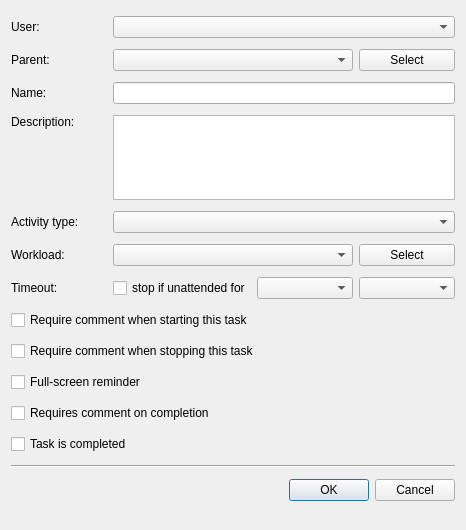
<?xml version="1.0" encoding="UTF-8"?>
<ui version="4.0">
 <class>tt3::gui::CreatePrivateTaskDialog</class>
 <widget class="QDialog" name="tt3::gui::CreatePrivateTaskDialog">
  <property name="geometry">
   <rect>
    <x>0</x>
    <y>0</y>
    <width>466</width>
    <height>530</height>
   </rect>
  </property>
  <property name="windowTitle">
   <string>Create private task</string>
  </property>
  <property name="windowIcon">
   <iconset resource="tt3-gui.qrc">
    <normaloff>:/tt3-gui/Resources/Images/Actions/CreatePrivateTaskLarge.png</normaloff>:/tt3-gui/Resources/Images/Actions/CreatePrivateTaskLarge.png</iconset>
  </property>
  <property name="modal">
   <bool>true</bool>
  </property>
  <layout class="QGridLayout" name="gridLayout">
   <item row="0" column="0">
    <widget class="QLabel" name="userLabel">
     <property name="text">
      <string>User:</string>
     </property>
    </widget>
   </item>
   <item row="0" column="1" colspan="3">
    <widget class="QComboBox" name="userComboBox"/>
   </item>
   <item row="1" column="0">
    <widget class="QLabel" name="parentTaskLabel">
     <property name="text">
      <string>Parent:</string>
     </property>
    </widget>
   </item>
   <item row="1" column="1" colspan="2">
    <widget class="QComboBox" name="parentTaskComboBox"/>
   </item>
   <item row="1" column="3">
    <widget class="QPushButton" name="selectParentTaskPushButton">
     <property name="text">
      <string>Select</string>
     </property>
     <property name="icon">
      <iconset resource="tt3-gui.qrc">
       <normaloff>:/tt3-gui/Resources/Images/Actions/ViewPublicTaskSmall.png</normaloff>:/tt3-gui/Resources/Images/Actions/ViewPublicTaskSmall.png</iconset>
     </property>
    </widget>
   </item>
   <item row="2" column="0">
    <widget class="QLabel" name="displayNameLabel">
     <property name="text">
      <string>Name:</string>
     </property>
    </widget>
   </item>
   <item row="2" column="1" colspan="3">
    <widget class="QLineEdit" name="displayNameLineEdit"/>
   </item>
   <item row="3" column="0">
    <widget class="QLabel" name="descriptionLabel">
     <property name="text">
      <string>Description:</string>
     </property>
     <property name="alignment">
      <set>Qt::AlignmentFlag::AlignLeading|Qt::AlignmentFlag::AlignLeft|Qt::AlignmentFlag::AlignTop</set>
     </property>
    </widget>
   </item>
   <item row="3" column="1" colspan="3">
    <widget class="QPlainTextEdit" name="descriptionPlainTextEdit">
     <property name="sizePolicy">
      <sizepolicy hsizetype="Expanding" vsizetype="Fixed">
       <horstretch>0</horstretch>
       <verstretch>0</verstretch>
      </sizepolicy>
     </property>
     <property name="maximumSize">
      <size>
       <width>16777215</width>
       <height>85</height>
      </size>
     </property>
    </widget>
   </item>
   <item row="4" column="0">
    <widget class="QLabel" name="activityTypeLabel">
     <property name="text">
      <string>Activity type:</string>
     </property>
    </widget>
   </item>
   <item row="4" column="1" colspan="3">
    <widget class="QComboBox" name="activityTypeComboBox"/>
   </item>
   <item row="5" column="0">
    <widget class="QLabel" name="workloadLabel">
     <property name="text">
      <string>Workload:</string>
     </property>
    </widget>
   </item>
   <item row="5" column="3">
    <widget class="QPushButton" name="selectWorkloadPushButton">
     <property name="text">
      <string>Select</string>
     </property>
     <property name="icon">
      <iconset resource="tt3-gui.qrc">
       <normaloff>:/tt3-gui/Resources/Images/Actions/ViewWorkStreamSmall.png</normaloff>:/tt3-gui/Resources/Images/Actions/ViewWorkStreamSmall.png</iconset>
     </property>
    </widget>
   </item>
   <item row="6" column="0">
    <widget class="QLabel" name="timeoutLabel">
     <property name="text">
      <string>Timeout:</string>
     </property>
    </widget>
   </item>
   <item row="6" column="1">
    <widget class="QCheckBox" name="timeoutCheckBox">
     <property name="text">
      <string>stop if unattended for</string>
     </property>
    </widget>
   </item>
   <item row="6" column="2">
    <widget class="QComboBox" name="hoursComboBox"/>
   </item>
   <item row="6" column="3">
    <widget class="QComboBox" name="minutesComboBox"/>
   </item>
   <item row="7" column="0" colspan="4">
    <widget class="QCheckBox" name="requireCommentOnStartCheckBox">
     <property name="text">
      <string>Require comment when starting this task</string>
     </property>
    </widget>
   </item>
   <item row="8" column="0" colspan="4">
    <widget class="QCheckBox" name="requireCommentOnStopCheckBox">
     <property name="text">
      <string>Require comment when stopping this task</string>
     </property>
    </widget>
   </item>
   <item row="9" column="0" colspan="4">
    <widget class="QCheckBox" name="fullScreenReminderCheckBox">
     <property name="text">
      <string>Full-screen reminder</string>
     </property>
    </widget>
   </item>
   <item row="10" column="0" colspan="4">
    <widget class="QCheckBox" name="requiresCommentOnCompletionCeckBox">
     <property name="text">
      <string>Requires comment on completion</string>
     </property>
    </widget>
   </item>
   <item row="11" column="0" colspan="4">
    <widget class="QCheckBox" name="completedCheckBox">
     <property name="text">
      <string>Task is completed</string>
     </property>
    </widget>
   </item>
   <item row="12" column="0" colspan="4">
    <widget class="Line" name="line">
     <property name="orientation">
      <enum>Qt::Orientation::Horizontal</enum>
     </property>
    </widget>
   </item>
   <item row="13" column="0" colspan="4">
    <widget class="QDialogButtonBox" name="buttonBox">
     <property name="orientation">
      <enum>Qt::Orientation::Horizontal</enum>
     </property>
     <property name="standardButtons">
      <set>QDialogButtonBox::StandardButton::Cancel|QDialogButtonBox::StandardButton::Ok</set>
     </property>
    </widget>
   </item>
   <item row="5" column="1" colspan="2">
    <widget class="QComboBox" name="workloadComboBox"/>
   </item>
  </layout>
 </widget>
 <tabstops>
  <tabstop>userComboBox</tabstop>
  <tabstop>parentTaskComboBox</tabstop>
  <tabstop>selectParentTaskPushButton</tabstop>
  <tabstop>displayNameLineEdit</tabstop>
  <tabstop>descriptionPlainTextEdit</tabstop>
  <tabstop>activityTypeComboBox</tabstop>
  <tabstop>workloadComboBox</tabstop>
  <tabstop>selectWorkloadPushButton</tabstop>
  <tabstop>timeoutCheckBox</tabstop>
  <tabstop>hoursComboBox</tabstop>
  <tabstop>minutesComboBox</tabstop>
  <tabstop>requireCommentOnStartCheckBox</tabstop>
  <tabstop>requireCommentOnStopCheckBox</tabstop>
  <tabstop>fullScreenReminderCheckBox</tabstop>
  <tabstop>requiresCommentOnCompletionCeckBox</tabstop>
  <tabstop>completedCheckBox</tabstop>
 </tabstops>
 <resources>
  <include location="tt3-gui.qrc"/>
 </resources>
 <connections>
  <connection>
   <sender>buttonBox</sender>
   <signal>accepted()</signal>
   <receiver>tt3::gui::CreatePrivateTaskDialog</receiver>
   <slot>accept()</slot>
   <hints>
    <hint type="sourcelabel">
     <x>248</x>
     <y>254</y>
    </hint>
    <hint type="destinationlabel">
     <x>157</x>
     <y>274</y>
    </hint>
   </hints>
  </connection>
  <connection>
   <sender>buttonBox</sender>
   <signal>rejected()</signal>
   <receiver>tt3::gui::CreatePrivateTaskDialog</receiver>
   <slot>reject()</slot>
   <hints>
    <hint type="sourcelabel">
     <x>316</x>
     <y>260</y>
    </hint>
    <hint type="destinationlabel">
     <x>286</x>
     <y>274</y>
    </hint>
   </hints>
  </connection>
  <connection>
   <sender>userComboBox</sender>
   <signal>currentIndexChanged(int)</signal>
   <receiver>tt3::gui::CreatePrivateTaskDialog</receiver>
   <slot>_userComboBoxCurrentIndexChanged(int)</slot>
   <hints>
    <hint type="sourcelabel">
     <x>278</x>
     <y>24</y>
    </hint>
    <hint type="destinationlabel">
     <x>232</x>
     <y>264</y>
    </hint>
   </hints>
  </connection>
  <connection>
   <sender>selectParentTaskPushButton</sender>
   <signal>clicked()</signal>
   <receiver>tt3::gui::CreatePrivateTaskDialog</receiver>
   <slot>_selectParentTaskPushButtonClicked()</slot>
   <hints>
    <hint type="sourcelabel">
     <x>413</x>
     <y>59</y>
    </hint>
    <hint type="destinationlabel">
     <x>232</x>
     <y>264</y>
    </hint>
   </hints>
  </connection>
  <connection>
   <sender>displayNameLineEdit</sender>
   <signal>textChanged(QString)</signal>
   <receiver>tt3::gui::CreatePrivateTaskDialog</receiver>
   <slot>_displayNameLineEditTextChanged(QString)</slot>
   <hints>
    <hint type="sourcelabel">
     <x>278</x>
     <y>94</y>
    </hint>
    <hint type="destinationlabel">
     <x>232</x>
     <y>264</y>
    </hint>
   </hints>
  </connection>
  <connection>
   <sender>descriptionPlainTextEdit</sender>
   <signal>textChanged()</signal>
   <receiver>tt3::gui::CreatePrivateTaskDialog</receiver>
   <slot>_descriptionPlainTextEditTextChanged()</slot>
   <hints>
    <hint type="sourcelabel">
     <x>278</x>
     <y>158</y>
    </hint>
    <hint type="destinationlabel">
     <x>232</x>
     <y>264</y>
    </hint>
   </hints>
  </connection>
  <connection>
   <sender>selectWorkloadPushButton</sender>
   <signal>clicked()</signal>
   <receiver>tt3::gui::CreatePrivateTaskDialog</receiver>
   <slot>_selectWorkloadPushButtonClicked()</slot>
   <hints>
    <hint type="sourcelabel">
     <x>413</x>
     <y>256</y>
    </hint>
    <hint type="destinationlabel">
     <x>232</x>
     <y>264</y>
    </hint>
   </hints>
  </connection>
  <connection>
   <sender>timeoutCheckBox</sender>
   <signal>stateChanged(int)</signal>
   <receiver>tt3::gui::CreatePrivateTaskDialog</receiver>
   <slot>_timeoutCheckBoxStateChanged(int)</slot>
   <hints>
    <hint type="sourcelabel">
     <x>189</x>
     <y>290</y>
    </hint>
    <hint type="destinationlabel">
     <x>232</x>
     <y>264</y>
    </hint>
   </hints>
  </connection>
  <connection>
   <sender>hoursComboBox</sender>
   <signal>currentIndexChanged(int)</signal>
   <receiver>tt3::gui::CreatePrivateTaskDialog</receiver>
   <slot>_hoursComboBoxCurrentIndexChanged(int)</slot>
   <hints>
    <hint type="sourcelabel">
     <x>324</x>
     <y>290</y>
    </hint>
    <hint type="destinationlabel">
     <x>232</x>
     <y>264</y>
    </hint>
   </hints>
  </connection>
  <connection>
   <sender>minutesComboBox</sender>
   <signal>currentIndexChanged(int)</signal>
   <receiver>tt3::gui::CreatePrivateTaskDialog</receiver>
   <slot>_minutesComboBoxCurrentIndexChanged(int)</slot>
   <hints>
    <hint type="sourcelabel">
     <x>413</x>
     <y>290</y>
    </hint>
    <hint type="destinationlabel">
     <x>232</x>
     <y>264</y>
    </hint>
   </hints>
  </connection>
 </connections>
 <slots>
  <slot>_userComboBoxCurrentIndexChanged(int)</slot>
  <slot>_selectParentTaskPushButtonClicked()</slot>
  <slot>_displayNameLineEditTextChanged(QString)</slot>
  <slot>_descriptionPlainTextEditTextChanged()</slot>
  <slot>_selectWorkloadPushButtonClicked()</slot>
  <slot>_timeoutCheckBoxStateChanged(int)</slot>
  <slot>_hoursComboBoxCurrentIndexChanged(int)</slot>
  <slot>_minutesComboBoxCurrentIndexChanged(int)</slot>
 </slots>
</ui>
